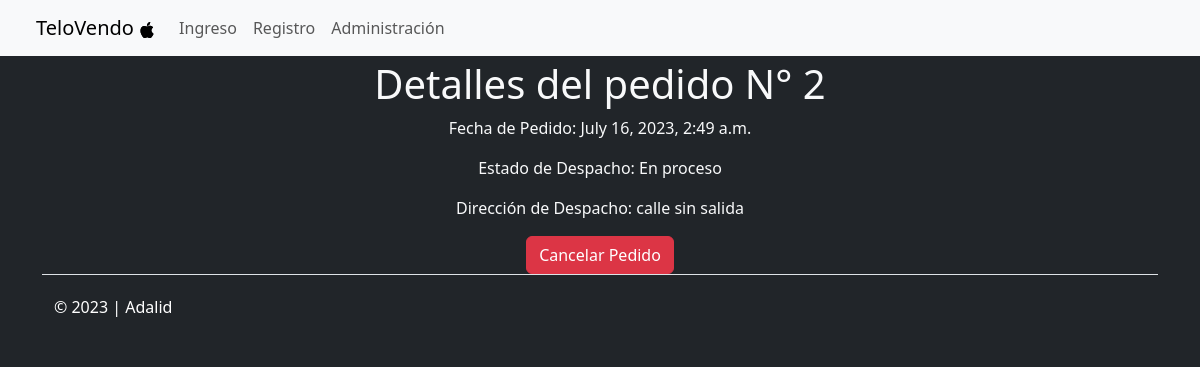
Page /detalle/2/ on the committed database.
### compraventa/models.py (models this page shows, shortened)
class Pedido(models.Model):
    id_pedido = models.CharField(max_length=64, primary_key=True)
    cliente_solicitante = models.ForeignKey(Cliente, on_delete=models.DO_NOTHING, default=None)
    fecha_pedido = models.DateTimeField(auto_now=True, null=True)
    tiene_despacho = models.BooleanField(default=True)
    ESTADO_CHOICES = [
        ('Recibido', 'Recibido'),
        ('Pago aceptado', 'Pago aceptado'),
        ('Orden de compra generada', 'Orden de compra generada'),
        ('En proceso', 'En proceso'),
        ('Enviado', 'Enviado'),
        ('En transito', 'En transito'),
        ('Entregado', 'Entregado'),
        ('Cancelacion solicitada', 'Cancelacion solicitada'),
        ('Cancelado', 'Cancelado'),
    ]
    estado_despacho = models.CharField(max_length=30, choices=ESTADO_CHOICES, default="Recibido", null=True)
    direccion_despacho = models.ForeignKey(Direccion, on_delete=models.DO_NOTHING, null=True)
    impuesto = models.IntegerField(default=19)

class Direccion(models.Model):
    direccion = models.CharField(max_length=250, default="")
    usuario = models.ForeignKey(Cliente, on_delete=models.CASCADE, default=None)
    def __str__(self) -> str:
        return self.direccion

### compraventa/views.py (the view)
# urls.py: path('detalle/<str:pk>/', views.ClientePedidoEditView.as_view(), name='detalle_pedido'),
class ClientePedidoEditView(DetailView):
    model = Pedido
    template_name = "compraventa/detalle_pedido.html"
    pk_url_kwarg = 'pk'  # Specify the keyword argument for the primary key
    def get_context_data(self, **kwargs):
        context = super().get_context_data(**kwargs)
        return context

### compraventa/templates/compraventa/detalle_pedido.html (shortened to what this page needs)
{% extends "compraventa/base.html" %}
{% block body %}
<h1>Detalles del pedido N° {{ pedido.id_pedido }}</h1>
<p>Fecha de Pedido: {{ pedido.fecha_pedido }}</p>
<p>Estado de Despacho: {{ pedido.estado_despacho }}</p>
<p>Dirección de Despacho: {{ pedido.direccion_despacho }}</p>
{% if pedido.estado_despacho in "Recibido,Pago aceptado,Orden de compra generada,En proceso" %}
<form action="{% url 'cancelar_pedido' pedido.id_pedido %}" method="POST">
  <button class="btn btn-danger" type="submit">Cancelar Pedido</button>
</form>
{% else %}
    <p>El pedido no puede ser cancelado en esta etapa.</p>
{% endif %}
{% endblock %}

### rows in the picture
Pedido: id_pedido "2", fecha_pedido "July 16, 2023, 2:49 a.m.", estado_despacho "En proceso", direccion_despacho "calle sin salida"
